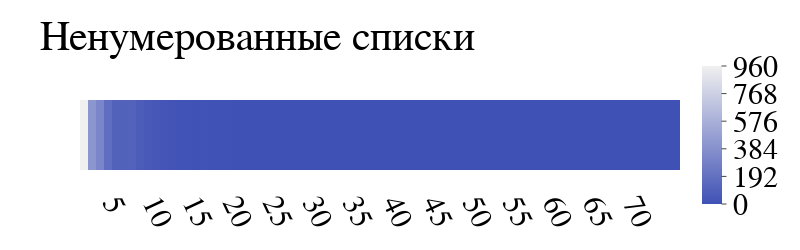

The notebook cell saved with this chart:
### Code cell
heats = make_hist3([stat['unordered lists'] for stat in unique_stats][1:], 75, 1)
fig = plot(*heats, 'Ненумерованные списки')
fig

### Figure 1 — Plotly figure (JSON) as saved in the notebook; plotly's stock layout.template omitted (floating-point values rounded to 4 significant figures)
{"data": [{"colorbar": {"dtick": 192, "len": 2.25, "lenmode": "fraction", "thickness": 20, "tick0": 0, "tickformat": "000", "ticks": "outside"}, "colorscale": [[0, "rgba(63, 81, 181, 1.0)"], [1, "#f0f0f0"]], "type": "heatmap", "x": [1, 2, 3, 4, 5, 6, 7, 8, 9, 10, 11, 12, 13, 14, 15, 16, 17, 18, 19, 20, 21, 22, 23, 24, 25, 26, 27, 28, 29, 30, 31, 32, 33, 34, 35, 36, 37, 38, 39, 40, 41, 42, 43, 44, 45, 46, 47, 48, 49, 50, 51, 52, 53, 54, 55, 56, 57, 58, 59, 60, 61, 62, 63, 64, 65, 66, 67, 68, 69, 70, 71, 72, 73, 74, 75], "y": [""], "z": [[960, 410, 319, 174, 105, 100, 109, 71, 47, 36, 27, 19, 12, 11, 7, 12, 7, 6, 6, 3, 2, 2, 1, 3, 1, 0, 0, 0, 1, 1, 0, 1, 1, 0, 1, 2, 0, 0, 1, 0, 0, 0, 0, 1, 0, 0, 0, 0, 0, 0, 0, 1, 1, 0, 0, 0, 0, 0, 0, 0, 0, 0, 0, 0, 0, 0, 0, 0, 0, 0, 0, 1, 0, 1, 1]]}], "layout": {"font": {"color": "black", "family": "Times New Roman", "size": 30}, "height": 250, "margin": {"pad": 10}, "plot_bgcolor": "rgba(0, 0, 0, 0)", "showlegend": false, "title": {"text": "Ненумерованные списки"}, "width": 800, "xaxis": {"tick0": 0, "tickangle": 65, "tickformat": "000", "tickmode": "array", "tickvals": [0, 5, 10, 15, 20, 25, 30, 35, 40, 45, 50, 55, 60, 65, 70], "type": "linear"}, "yaxis": {"side": "left", "tickangle": 0, "tickformat": "000", "title": {"font": {"color": "black", "family": "Times New Roman", "size": 25}}}}}
